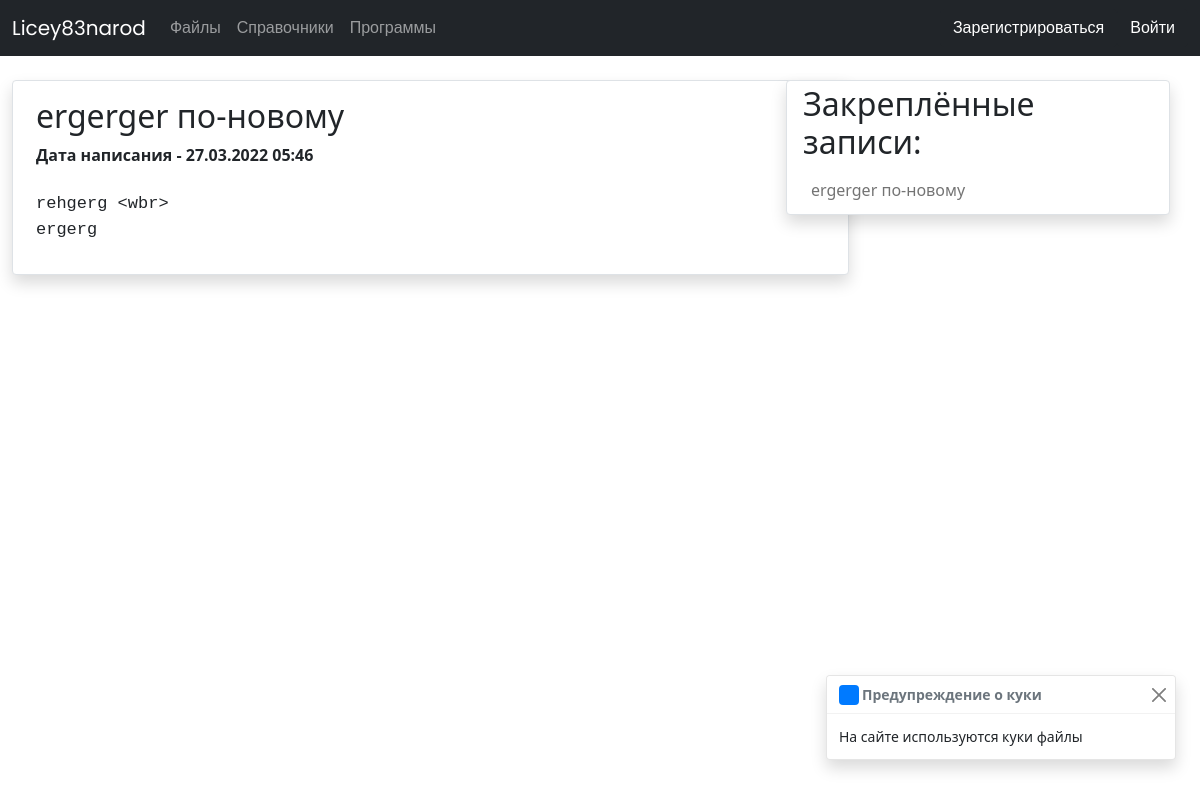
The page / on the database its author committed.
### data/entry.py (models this page shows)
class Entry(SqlAlchemyBase):
    __tablename__ = 'entries'
    id = sqlalchemy.Column(sqlalchemy.Integer,
                           primary_key=True, autoincrement=True)
    title = sqlalchemy.Column(sqlalchemy.String, nullable=True)
    content = sqlalchemy.Column(sqlalchemy.Text, nullable=True)
    date = str(datetime.datetime.now().date()).split("-")
    time = str(datetime.datetime.now().time()).split(":")
    write_date_time = f"{date[-1]}.{date[1]}.{date[0]} {time[0]}:{time[1]}"
    created_date = sqlalchemy.Column(sqlalchemy.String,
                                     default=write_date_time)
    images = sqlalchemy.Column(sqlalchemy.String, nullable=True)
    pinned = sqlalchemy.Column(sqlalchemy.Boolean, nullable=True, default=False)

### index.py (the view)
@app.route("/")
def main_page():
    db_sess = db_session.create_session()
    entries = db_sess.query(Entry)  # Все записи
    pinned_entries = db_sess.query(Entry).filter(Entry.pinned == True)  # Закреплённые записи
    return render_template("main_page.html", entries=entries, title="Licey83narod", pinned_entries=pinned_entries)

### data/db_session.py (called while the page is built)
def create_session() -> Session:
    global __factory
    return __factory()

### templates/main_page.html (shortened to what this page needs)
{% extends "base.html" %}
{% block content %}
<br>
{% for item in entries[::-1] %}
    <div class="col-md3 border rounded shadow p-3 bg-body rounded" style="width: 75%; margin-left: -30px;">
        <h2 id="{{item.id}}" style="margin-left: 7px">{{item.title}}</h2>
        <div style="font-weight: bold; margin-left: 7px">Дата написания - {{item.created_date}}</div><br>
        <pre style="font-size: 17px; margin-left: 7px">{{item.content}}</pre>
    </div>
    <br>
{% endfor %}
<nav class="navbar navbar-expand-lg navbar-light bg-light shadow p-1 bg-body rounded border rounded" style="width: 24rem; position: absolute; top: 80px; right: 30px;">
        <div class="container-fluid">
            <div class="collapse navbar-collapse" id="navbarText">
                <ul class="navbar-nav me-auto mb-2 mb-lg-0 flex-column">
                    <li class="nav-item">
                        <h2 class="nav-brand">Закреплённые записи:</h2>
                    </li>
		            {% for item in pinned_entries %}
                        <li class="nav-item">
                            <a class="nav-link" aria-current="page" href="#{{item.id}}">{{item.title}}</a>
                        </li>
		            {% endfor %}
                </ul>
            </div>
        </div>
</nav>
{% endblock %}

### rows shown on the page
Entry: title "ergerger по-новому", created_date "27.03.2022 05:46", content "rehgerg <wbr> ergerg"
